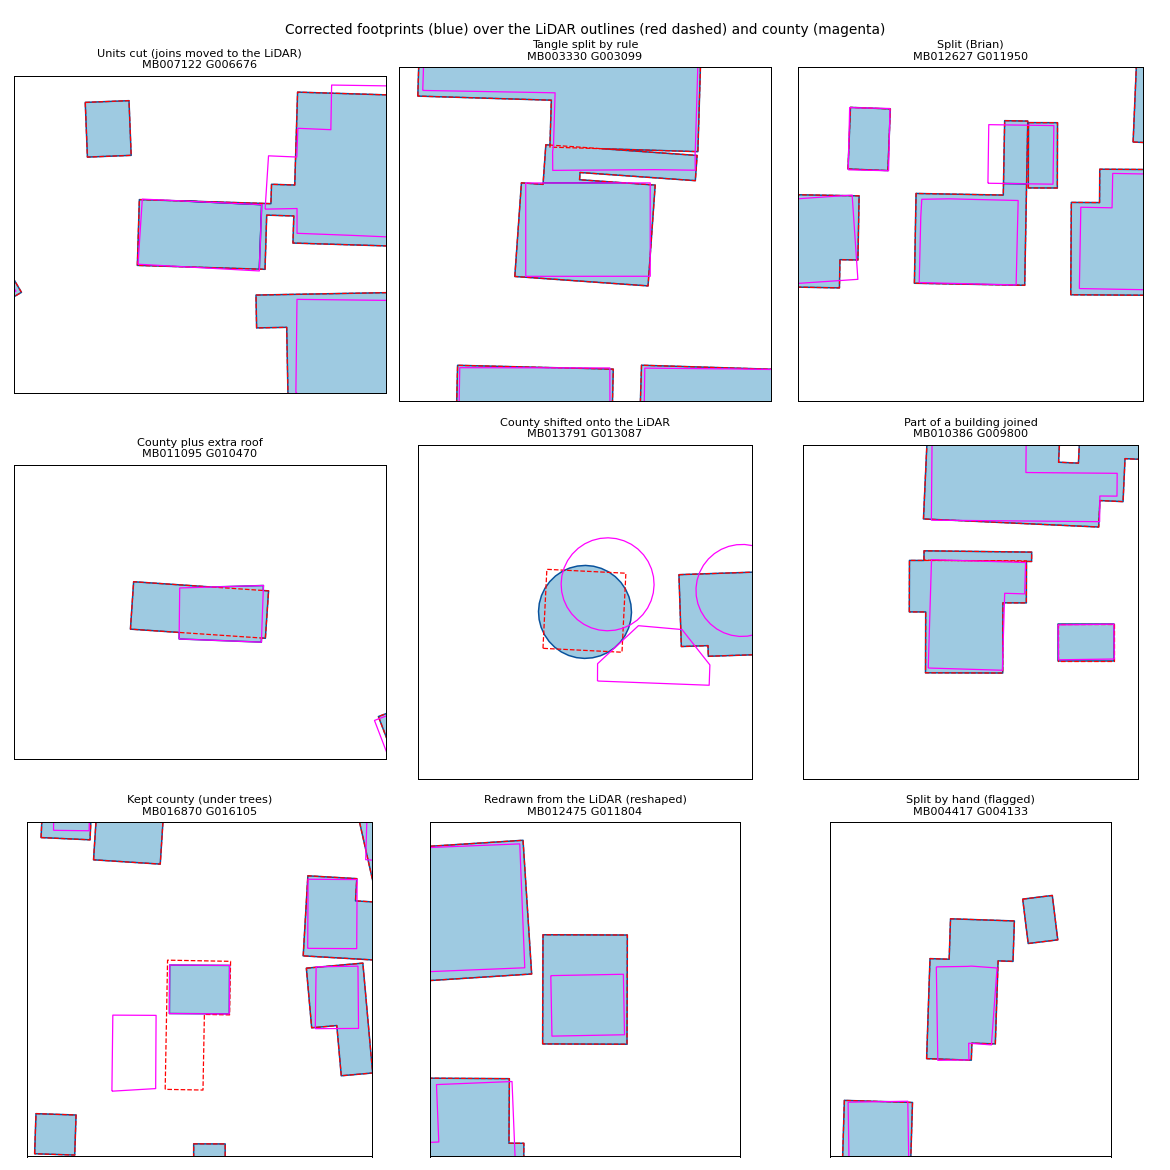

Source code (Python):
"""One picture of each kind of fix in the built layer: output filled, LiDAR outline red dashed, county magenta.

    python examples.py OUT     writes examples.png here (millcreek-py3 Python, -I)
"""
from pathlib import Path
import random
import sys

import geopandas as gpd
import matplotlib
matplotlib.use("Agg")
import matplotlib.pyplot as plt
import shapely

sys.path.insert(0, str(Path(__file__).resolve().parent))
from build_footprints import COUNTY, OUTLINES

KINDS = [("Units cut (joins moved to the LiDAR)", lambda f: (f.SOURCE == "LIDAR_UNITS") & (f.DECIDED_BY == "rule-20261109")),
         ("Tangle split by rule", lambda f: (f.SOURCE == "LIDAR_UNITS") & (f.DECIDED_BY == "rule-20261110")),
         ("Split (Brian)", lambda f: (f.SOURCE == "LIDAR_UNITS") & (f.DECISION == "SPLIT_BUILDINGS") & (f.DECIDED_BY == "Brian")),
         ("County plus extra roof", lambda f: f.SOURCE == "COUNTY_PLUS_LIDAR"),
         ("County shifted onto the LiDAR", lambda f: f.SOURCE == "COUNTY_SHIFTED"),
         ("Part of a building joined", lambda f: (f.SOURCE == "LIDAR") & f.LB_IDS.str.contains(";")),
         ("Kept county (under trees)", lambda f: (f.SOURCE == "COUNTY") & (f.CLASS == "RESHAPED")),
         ("Redrawn from the LiDAR (reshaped)", lambda f: (f.SOURCE == "LIDAR") & (f.CLASS == "RESHAPED")),
         ("Split by hand (flagged)", lambda f: f.REVIEW_FLAG == "SPLIT_BY_HAND")]


def main(out):
    f = gpd.read_file(Path(out)/"footprints.gdb", layer="footprints")
    lidar = gpd.read_file(OUTLINES, layer="buildings")
    county = gpd.read_file(COUNTY, layer="building_heights")
    rng = random.Random(20261110)
    fig, axes = plt.subplots(3, 3, figsize=(13, 13))
    for ax, (title, pick) in zip(axes.flat, KINDS):
        rows = f[pick(f)]
        if rows.empty:
            ax.set_title(title + " (none)"); ax.axis("off"); continue
        g = rows.iloc[rng.randrange(len(rows))]
        box = shapely.box(*g.geometry.buffer(12).bounds)
        f[f.intersects(box)].plot(ax=ax, color="#9ecae1", edgecolor="#08519c", linewidth=1.2)
        lidar[lidar.intersects(box)].boundary.plot(ax=ax, color="red", linestyle="--", linewidth=1)
        county[county.intersects(box)].boundary.plot(ax=ax, color="magenta", linewidth=1)
        ax.set_xlim(box.bounds[0], box.bounds[2]); ax.set_ylim(box.bounds[1], box.bounds[3])
        ax.set_title(f"{title}\n{g.BLDG_ID} {g.GROUP_ID}", fontsize=9); ax.set_xticks([]); ax.set_yticks([])
    fig.suptitle("Corrected footprints (blue) over the LiDAR outlines (red dashed) and county (magenta)", fontsize=11)
    fig.tight_layout()
    fig.savefig(HERE/"examples.png", dpi=90)


HERE = Path(__file__).resolve().parent
if __name__ == "__main__":
    main(sys.argv[1])
